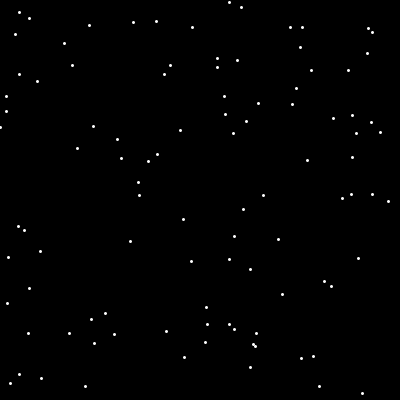
Frame 1 (no input)
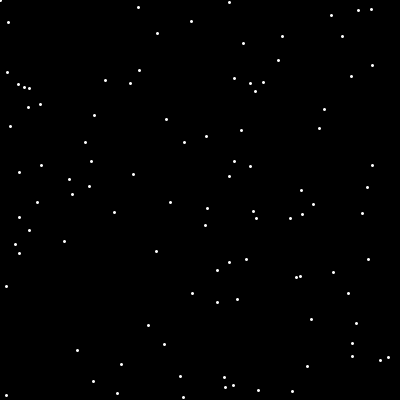
Frame 60 (the mouse pressed at the canvas centre just before this capture)
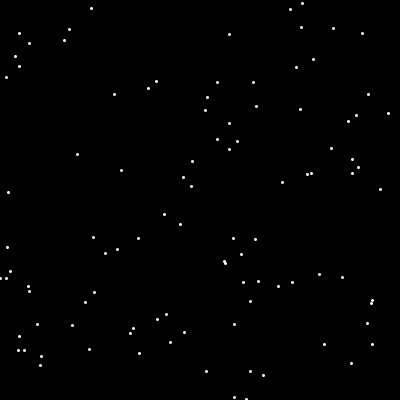
Frame 120 (the mouse held since frame 60 and released just before this capture)

The Processing sketch that drew these frames (run headless with seeded random() and noise(); from frame 60 on, the mouse is pressed at the canvas centre):

// Processing sketch: processing_164739
// ── processing_164739.pde

float[] xCoord = new float[500];
float[] yCoord = new float[500];
float [] speed= new float [500];
void setup() {
  size(400, 400);
  for (int i = 0; i < 100; i++) {
    xCoord[i] = random(width);
    yCoord[i] = random(height);
    speed [i]=random (2, 5);
  }
}

void draw() {
  background(0);
  stroke(255);
  for (int i = 0; i < 100; i++) {
    strokeWeight (3);
    point(xCoord[i], yCoord[i]);
    yCoord[i] += speed [i];
    if (yCoord[i]>height) {
      yCoord[i]=0;
    }
  }
}
